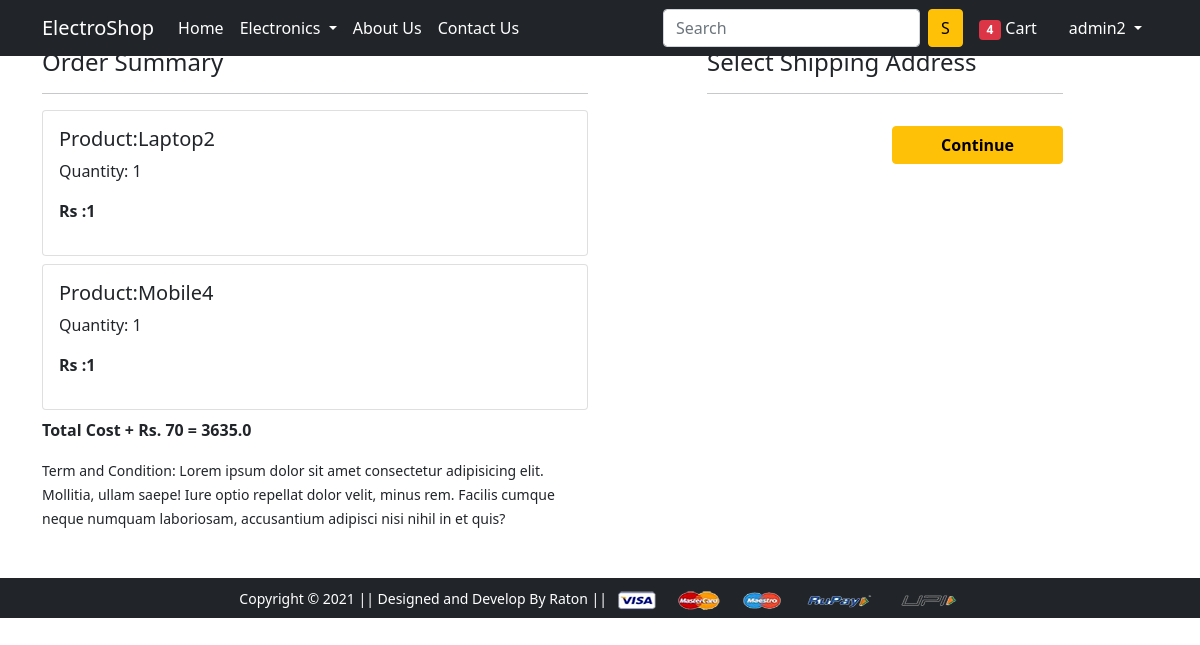
Page /checkout/ (signed in) on the earlier database version.
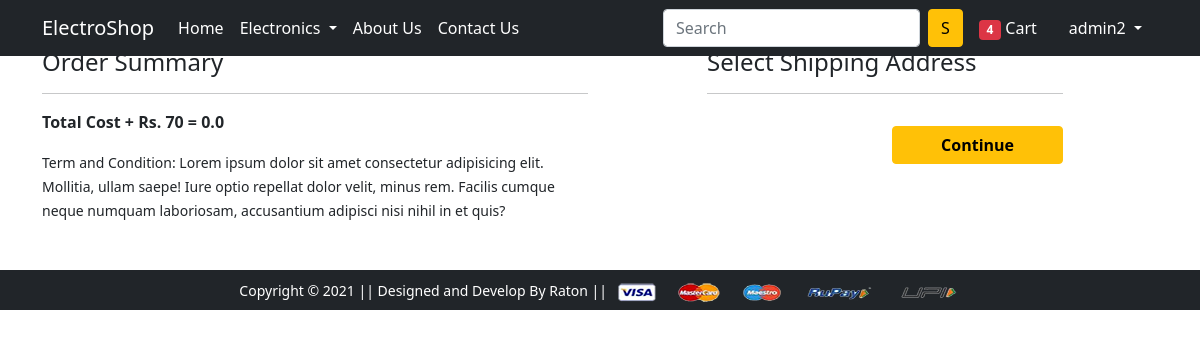
Same page on the later database version.
### app/models.py (models this page shows, shortened)
class Cart(models.Model):
    user = models.ForeignKey(User, on_delete=models.CASCADE)
    product = models.ForeignKey(Product, on_delete=models.CASCADE)
    quantity = models.PositiveIntegerField(default=1)
    @property
    def total_cost(self):
        return self.quantity

class Product(models.Model):
    title = models.CharField(max_length=100)
    selling_price = models.FloatField()
    discount_price = models.FloatField()
    description = models.TextField()
    brand = models.CharField(max_length=100)
    category = models.CharField(choices=CATEGORY_CHOICES, max_length=2)
    product_image = models.ImageField(upload_to='productimg')

### app/views.py (the view)
# urls.py: path('checkout/', views.checkout, name='checkout'),
def checkout(request):
    user = request.user
    add = Customer.objects.filter(user=user)
    cart_items = Cart.objects.filter(user=user)
    cart = Cart.objects.filter(user=user)
    amount = 0.0
    shipping_amount = 70.0
    total_amount = 0.0
    cart_product = [p for p in Cart.objects.all() if p.user ==
                    request.user]
    if cart_product:
        for p in cart_product:
            tempamount = (p.quantity * p.product.discount_price)
            amount += tempamount
            total_amount = amount + shipping_amount
    return render(request, 'app/checkout.html', {'add': add, 'totalamount': total_amount, 'cart_items': cart_items})

### app/templates/app/checkout.html (shortened to what this page needs)
{% extends 'app/base.html' %}
{% load static %} {% block title %}Buy Now{% endblock title %}
{% block main-content %}
<div class="container">
  <div class="row mt-5">
    <div class="col-sm-6">
      <h4>Order Summary</h4>
      <hr />
      {% for item in cart_items %}
      <div class="card mb-2">
        <div class="card-body">
          <h5>Product:{{item.product.title}}</h5>
          <p>Quantity: {{item.quantity}}</p>
          <p class="fw-bold">Rs :{{item.total_cost}}</p>
        </div>
      </div>
      {% endfor %}
      <p class="fw-bold">Total Cost + Rs. 70 = {{totalamount}}</p>
      <small
        >Term and Condition: Lorem ipsum dolor sit amet consectetur adipisicing
        elit. Mollitia, ullam saepe! Iure optio repellat dolor velit, minus rem.
        Facilis cumque neque numquam laboriosam, accusantium adipisci nisi nihil
        in et quis?</small
      >
    </div>
    <div class="col-sm-4 offset-sm-1">
      <h4>Select Shipping Address</h4>
      <hr />
      <form action="">
        <div class="text-end">
          <button type="submit" class="btn btn-warning mt-3 px-5 fw-bold">
            Continue
          </button>
        </div>
      </form>
    </div>
  </div>
</div>
{% endblock main-content %}

Differences in the rows shown:
removed Cart: product "Laptop2", quantity "1", total_cost "1"
removed Cart: product "Mobile4", quantity "1", total_cost "1"
Other differences:
{{ totalamount }}: "3635.0" → "0.0"
